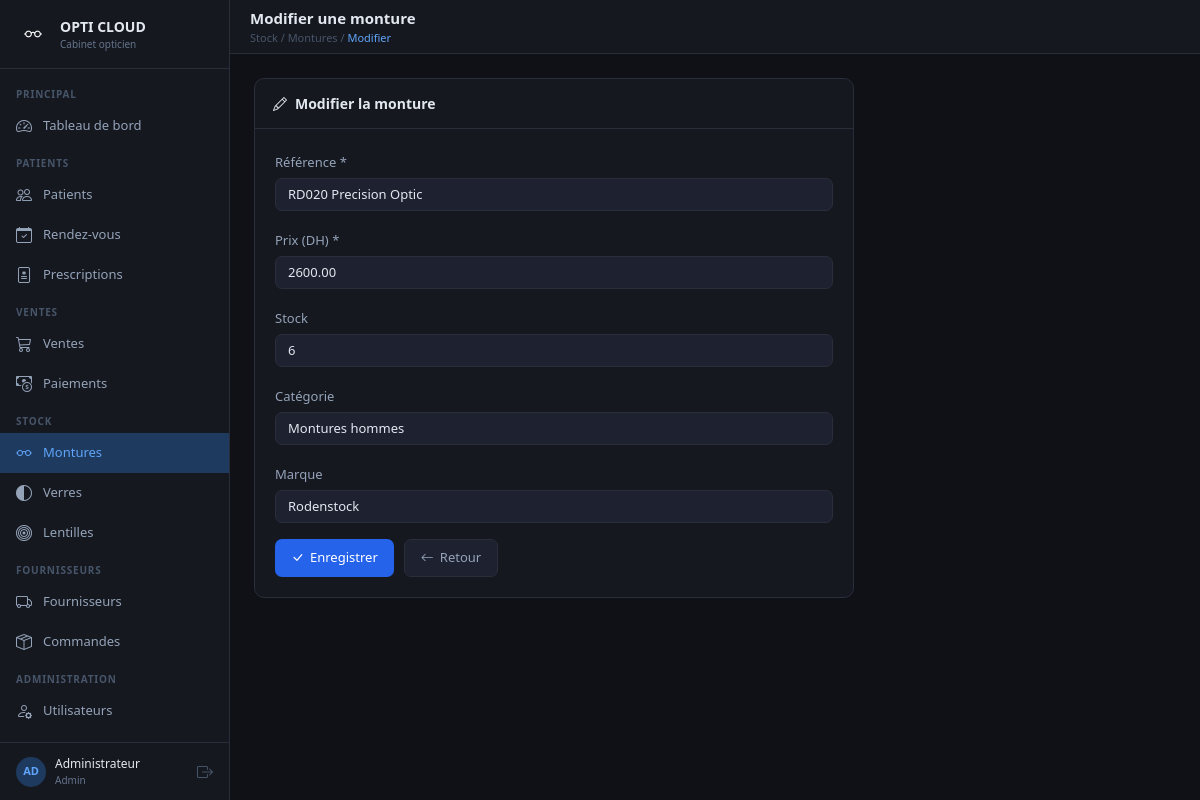
The page /monture/monture_modifier.php?id=10 (signed in) on the database its author committed.
### tables this page shows
CREATE TABLE `monture` (
  `id` int(11) NOT NULL AUTO_INCREMENT,
  `ref_monture` varchar(50) NOT NULL,
  `prix_monture` decimal(10,2) DEFAULT NULL,
  `stock` int(11) NOT NULL DEFAULT 0,
  `id_categorie` int(11) DEFAULT NULL,
  `id_marque` int(11) DEFAULT NULL,
  PRIMARY KEY (`id`)
);

CREATE TABLE `categorie` (
  `id` int(11) NOT NULL AUTO_INCREMENT,
  `nom_categorie` varchar(100) NOT NULL,
  PRIMARY KEY (`id`)
);

CREATE TABLE `marque` (
  `id` int(11) NOT NULL AUTO_INCREMENT,
  `nom_marque` varchar(100) NOT NULL,
  PRIMARY KEY (`id`)
);

### monture/monture_modifier.php (the view, shortened to what this page needs)
<?php
require("../connexion.php");
$page_breadcrumb = "Stock / Montures / <span>Modifier</span>";
$id  = isset($_GET['id']) ? intval($_GET['id']) : 0;
$res = mysqli_query($con, "SELECT * FROM monture WHERE id = $id");
$monture = mysqli_fetch_assoc($res);
$categories = mysqli_query($con, "SELECT * FROM categorie ORDER BY nom_categorie");
$marques    = mysqli_query($con, "SELECT * FROM marque ORDER BY nom_marque");
require("../layout.php");
?>
<div style="max-width:600px;">
    <div class="card-dark">
        <div class="card-header"><i class="bi bi-pencil me-2"></i>Modifier la monture</div>
        <div style="padding:20px;">
            <form method="POST" class="form-dark">
                <div class="mb-3">
                    <label class="form-label">Référence *</label>
                    <input type="text" name="ref_monture" class="form-control"
                           value="<?php echo htmlspecialchars($monture['ref_monture']); ?>">
                </div>
                <div class="mb-3">
                    <label class="form-label">Prix (DH) *</label>
                    <input type="number" step="0.01" name="prix_monture" class="form-control"
                           value="<?php echo $monture['prix_monture']; ?>">
                </div>
                <div class="mb-3">
                    <label class="form-label">Stock</label>
                    <input type="number" name="stock" class="form-control"
                           value="<?php echo $monture['stock']; ?>" min="0">
                </div>
                <div class="mb-3">
                    <label class="form-label">Catégorie</label>
                    <select name="id_categorie" class="form-select">
                        <?php while($c = mysqli_fetch_assoc($categories)): ?>
                        <option value="<?php echo $c['id']; ?>"
                            <?php echo $c['id'] == $monture['id_categorie'] ? 'selected' : ''; ?>>
                            <?php echo htmlspecialchars($c['nom_categorie']); ?>
                        </option>
                        <?php endwhile; ?>
                    </select>
                </div>
                <div class="mb-3">
                    <label class="form-label">Marque</label>
                    <select name="id_marque" class="form-select">
                        <?php while($m = mysqli_fetch_assoc($marques)): ?>
                        <option value="<?php echo $m['id']; ?>"
                            <?php echo $m['id'] == $monture['id_marque'] ? 'selected' : ''; ?>>
                            <?php echo htmlspecialchars($m['nom_marque']); ?>
                        </option>
                        <?php endwhile; ?>
                    </select>
                </div>
                <div style="display:flex; gap:10px;">
                    <button type="submit" class="btn-primary-dark">
                        <i class="bi bi-check-lg"></i> Enregistrer
                    </button>
                    <a href="monture_list.php" class="btn-secondary-dark">
                        <i class="bi bi-arrow-left"></i> Retour
                    </a>
                </div>
            </form>
        </div>
    </div>
</div>
<?php require("../layout_end.php"); ?>

### layout.php (style rules this page uses)
* { box-sizing: border-box; }
body { margin: 0; font-family: 'Segoe UI', sans-serif; background: #0f1117; color: #e2e8f0; display: flex; min-height: 100vh; }
.topbar-breadcrumb span { color: #60a5fa; }
.card-dark { background: #161820; border: 1px solid #2a2d3a; border-radius: 10px; }
.card-dark .card-header { background: transparent; border-bottom: 1px solid #2a2d3a; padding: 14px 18px; font-size: 14px; font-weight: 600; color: #e2e8f0; }
.form-dark .form-label { color: #94a3b8; font-size: 13px; margin-bottom: 5px; }
.form-dark .form-control, .form-dark .form-select { background: #1e2130; border: 1px solid #2a2d3a; color: #e2e8f0; border-radius: 7px; font-size: 13px; }
.form-dark .form-control::placeholder { color: #475569; }
.form-dark select option { background: #1e2130; }
.btn-primary-dark { background: #2563eb; border: none; color: #fff; border-radius: 7px; padding: 8px 16px; font-size: 13px; cursor: pointer; text-decoration: none; display: inline-flex; align-items: center; gap: 6px; }
.btn-secondary-dark { background: #1e2130; border: 1px solid #2a2d3a; color: #94a3b8; border-radius: 7px; padding: 8px 16px; font-size: 13px; cursor: pointer; text-decoration: none; display: inline-flex; align-items: center; gap: 6px; }

### rows shown on the page
monture: ref_monture "RD020 Precision Optic", prix_monture "2600.00", stock "6", id_categorie "Montures hommes", id_marque "Rodenstock"

### other values the page prints
substr($_SESSION['user_nom'],0,2) "AD"
$_SESSION['user_nom'] "Administrateur"
$_SESSION['user_role'] "Admin"
$page_title "Modifier une monture"
